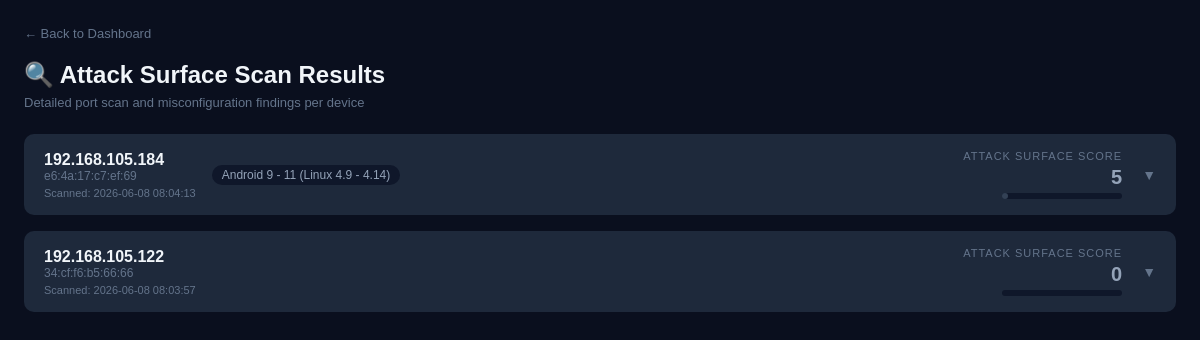
The page /scans on the database as committed earlier.
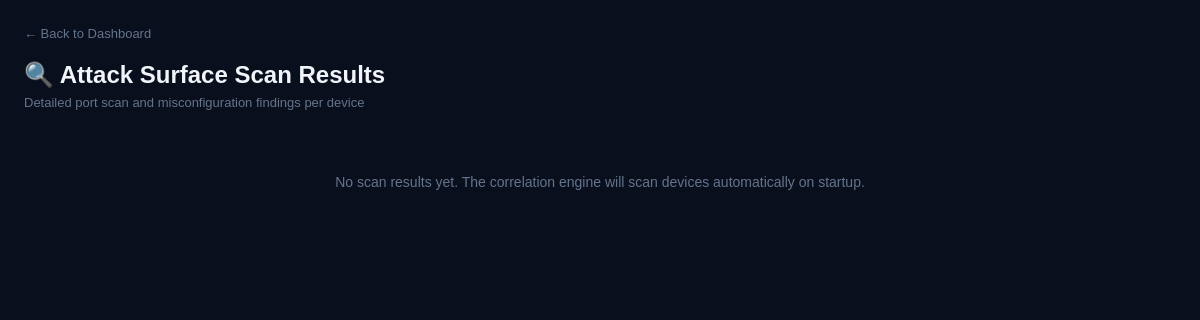
The same page on the database as committed later.
### tables this page shows
CREATE TABLE scan_results (
            id INTEGER PRIMARY KEY AUTOINCREMENT,
            ip TEXT NOT NULL,
            mac TEXT NOT NULL,
            open_ports TEXT DEFAULT '[]',
            services TEXT DEFAULT '{}',
            os_guess TEXT,
            misconfigurations TEXT DEFAULT '[]',
            attack_surface_score INTEGER DEFAULT 0,
            cve_findings TEXT DEFAULT '[]',
            scanned_at TIMESTAMP
        );

### dashboard.py (the view)
@app.route("/scans")
def scans():
    scan_results = get_all_scan_results()
    return render_template(
        "scans.html",
        scan_results=scan_results
    )

### database.py (called while the page is built)
def get_all_scan_results():
    conn = sqlite3.connect(DB_PATH)
    cursor = conn.cursor()
    cursor.execute("""
        SELECT ip, mac, open_ports, services, os_guess, misconfigurations, attack_surface_score, scanned_at
        FROM scan_results
        ORDER BY scanned_at DESC
    """)
    rows = cursor.fetchall()
    conn.close()
    return [
        {
            "ip": row[0],
            "mac": row[1],
            "open_ports": json.loads(row[2]),
            "services": json.loads(row[3]),
            "os_guess": row[4],
            "misconfigurations": json.loads(row[5]),
            "attack_surface_score": row[6],
            "scanned_at": row[7]
        }
        for row in rows
    ]

### templates/scans.html (shortened to what this page needs)
<!DOCTYPE html>
<html>
<head>
</head>
<body>
<a href="/" class="back-btn">← Back to Dashboard</a>
<h1>🔍 Attack Surface Scan Results</h1>
<p class="subtitle">Detailed port scan and misconfiguration findings per device</p>
{% if scan_results %}
<div class="device-grid">
    {% for scan in scan_results %}
    <div class="device-card">
        <div class="device-header" onclick="toggleCard('scan-{{ loop.index }}', 'chev-{{ loop.index }}')">
            <div class="device-header-left">
                <div>
                    <div class="device-ip">{{ scan.ip }}</div>
                    <div class="device-mac">{{ scan.mac }}</div>
                    <div class="scan-time">Scanned: {{ scan.scanned_at }}</div>
                </div>
                {% if scan.os_guess and scan.os_guess != 'Unknown' %}
                <div class="device-os">{{ scan.os_guess }}</div>
                {% endif %}
            </div>
            <div style="display:flex;align-items:center;gap:20px;">
                <div class="score-badge">
                    <span class="score-label">Attack Surface Score</span>
                    <span class="score-number" style="
                        color: {% if scan.attack_surface_score >= 80 %}#ff00ff
                               {% elif scan.attack_surface_score >= 60 %}#ef4444
                               {% elif scan.attack_surface_score >= 35 %}#facc15
                               {% elif scan.attack_surface_score >= 10 %}#22c55e
                               {% else %}#94a3b8{% endif %};
                    ">{{ scan.attack_surface_score }}</span>
                    <div class="score-bar-wrap">
                        <div class="score-bar" style="
                            width: {{ scan.attack_surface_score }}%;
                            background: {% if scan.attack_surface_score >= 80 %}#ff00ff
                                        {% elif scan.attack_surface_score >= 60 %}#ef4444
                                        {% elif scan.attack_surface_score >= 35 %}#facc15
                                        {% elif scan.attack_surface_score >= 10 %}#22c55e
                                        {% else %}#334155{% endif %};
                        "></div>
                    </div>
                </div>
                <span class="chevron" id="chev-{{ loop.index }}">▼</span>
            </div>
        </div>
    </div>
    {% endfor %}
</div>
{% else %}
<div class="empty">
    No scan results yet. The correlation engine will scan devices automatically on startup.
</div>
{% endif %}
</body>
</html>

### templates/scans.html (style rules this page uses)
* { box-sizing: border-box; margin: 0; padding: 0; }
body { font-family: Arial, sans-serif; background: #0a0f1e; color: white; padding: 24px; }
.back-btn { display: inline-block; margin-bottom: 20px; color: #64748b; text-decoration: none; font-size: 13px; }
h1 { font-size: 24px; margin-bottom: 6px; color: #f1f5f9; }
.subtitle { color: #64748b; font-size: 13px; margin-bottom: 24px; }
.empty { text-align: center; padding: 40px; color: #64748b; font-size: 14px; }

Rows that differ between the two databases and show on the page:
removed scan_results: ip "192.168.105.184", mac "e6:4a:17:c7:ef:69", scanned_at "2026-06-08 08:04:13", os_guess "Android 9 - 11 (Linux 4.9 - 4.14)", attack_surface_score "5"
removed scan_results: ip "192.168.105.122", mac "34:cf:f6:b5:66:66", scanned_at "2026-06-08 08:03:57", attack_surface_score "0"
Other text that changed with them:
text now shown: "No scan results yet. The correlation engine will scan devices automatically on startup."
